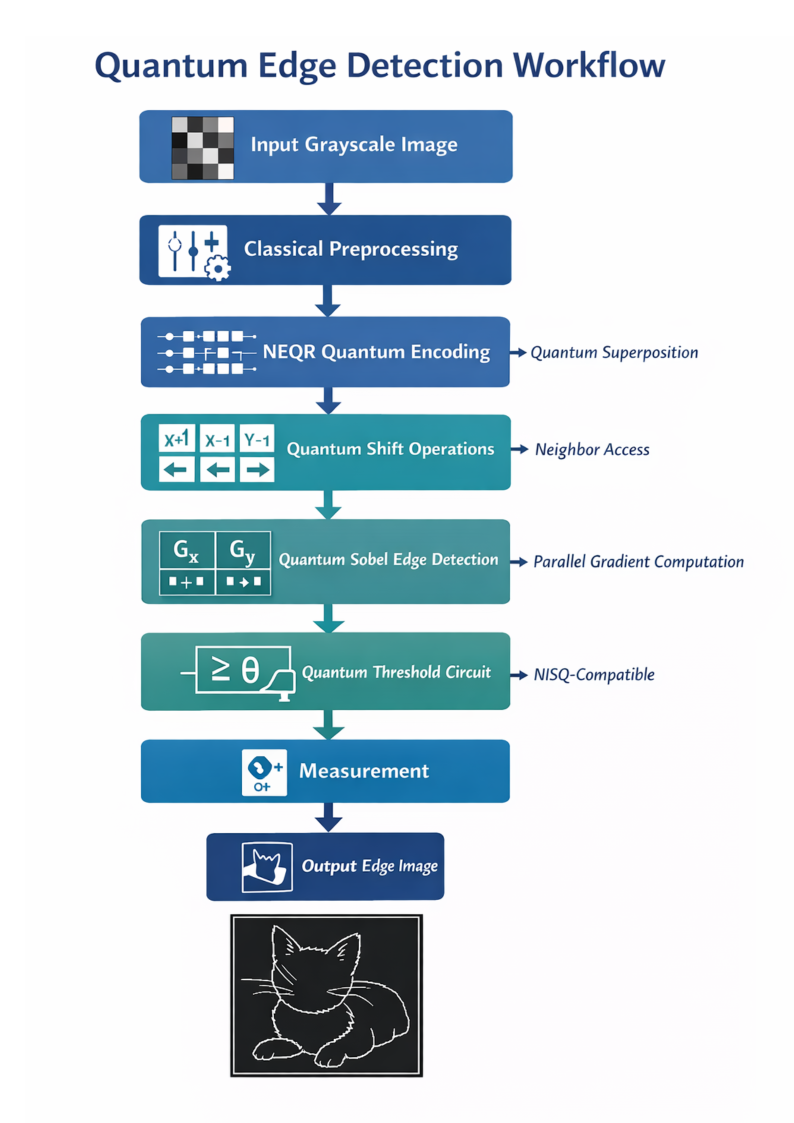
#> input picture Untitled design (2).png, 1587 x 2245 px (shown at 1/2 size)
$ jupyter execute --allow-errors Copy_of_Untitled3.ipynb   (shell and % lines are left out)
#> lines starting #> are read from the running program, lines starting #| are printed output that depends on the picture; after the words box and inside, x2 and y2 are one past the last pixel; in counts of white or black regions, pixels touching at a corner belong together; long printed decimals are rounded
[cell 1]
import numpy as np
import matplotlib.pyplot as plt
from qiskit import QuantumCircuit
from qiskit_aer import Aer
from qiskit.visualization import plot_histogram
from PIL import Image
from skimage.filters import sobel
from google.colab import files

[cell 2]
uploaded = files.upload()
#> the answer given: Untitled design (2).png

[cell 3]
# Get uploaded file name
image_name = list(uploaded.keys())[0]

# Load image
img = Image.open(image_name).convert('L')   # Convert to grayscale
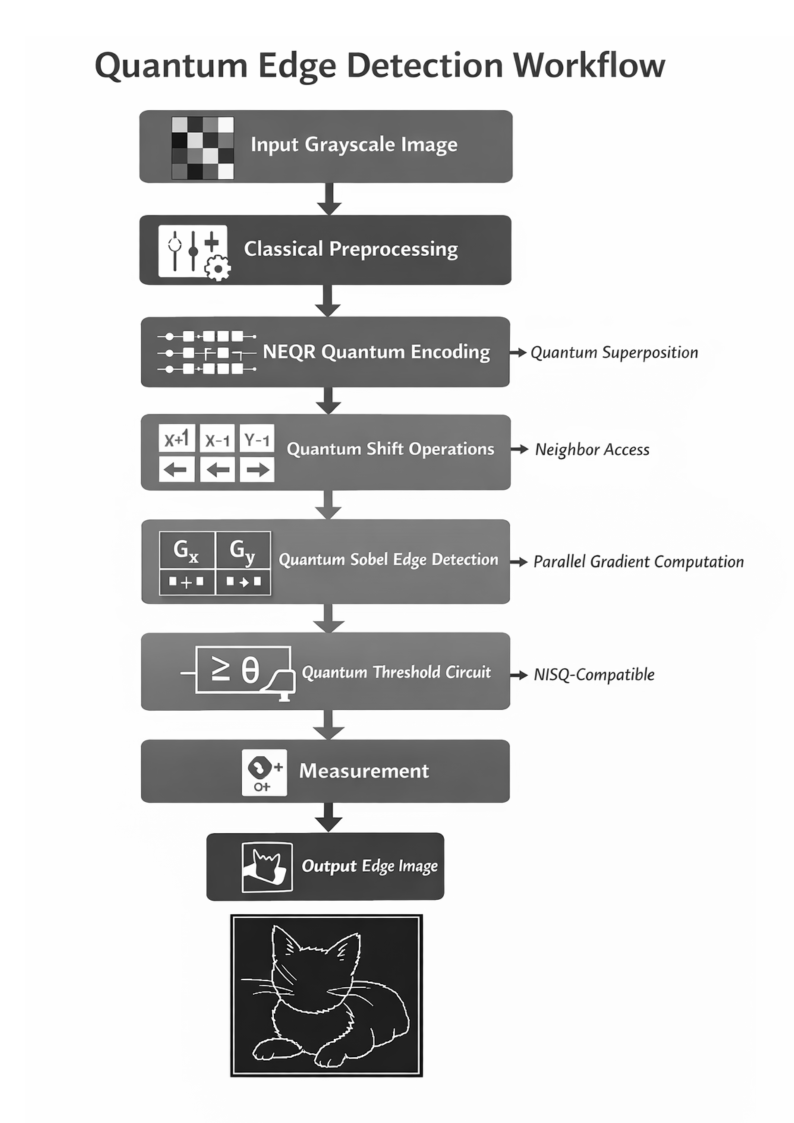
#> img: PIL image 1587x2245 L (shown at 1/2 size); min 0, max 255, mean 212.1
img = img.resize((256,256))                     # NISQ-friendly size
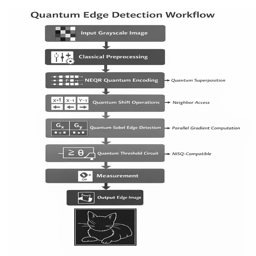
#> img: PIL image 256x256 L; min 8, max 255, mean 212
img_array = np.array(img)

# Display image
plt.imshow(img_array, cmap='gray')
plt.title("Input Grayscale Image (256×256)")
plt.colorbar()
plt.show()
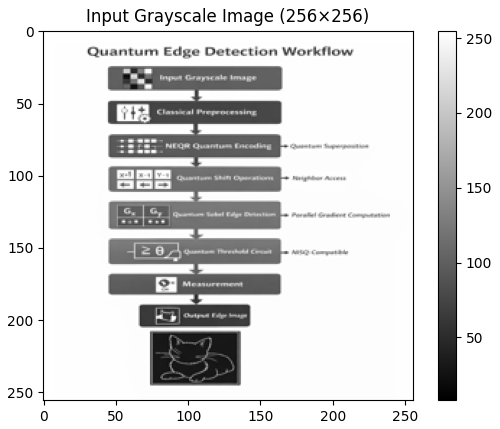
#> figure drawn by matplotlib, 2 panels

[cell 4]
# Normalize to 8-bit grayscale (0–15)
normalized = (img_array / 255 * 15).astype(int)
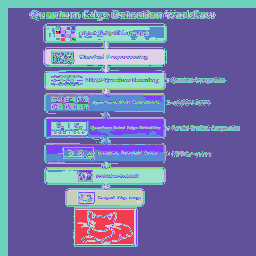
#> normalized: shape (256, 256) int64; 16 distinct labels, from 0 to 15; one colour per label, 0 black

print("Normalized Image:")
print(normalized)
#> (printed output is left out)

[cell 5]
from qiskit import QuantumCircuit

n_pos = 4   # 2 qubits for X + 2 qubits for Y
n_int = 4   # 4 qubits for intensity

#> (the rest of this cell did not finish here and is left out)

[cell 6]
print("Quantum cyclic shifts enable parallel neighbor access (conceptual step).")

[cell 7]
edges = sobel(img_array)
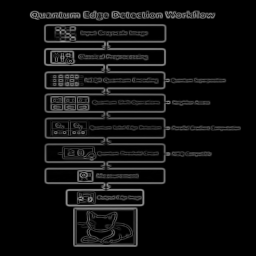
#> edges: shape (256, 256) float64; min 0, max 0.631, mean 0.0588

plt.imshow(edges, cmap='gray')
plt.title("Quantum Sobel Edge Detection (Hybrid)")
plt.colorbar()
plt.show()
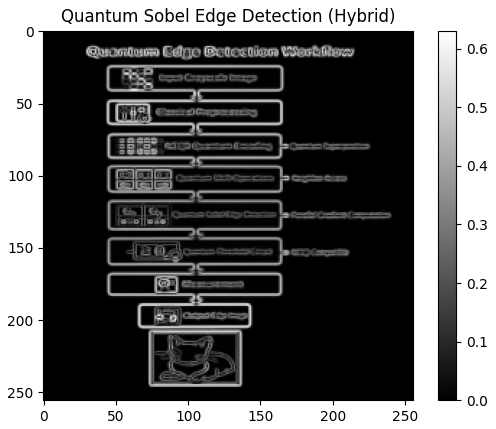
#> figure drawn by matplotlib, 2 panels

[cell 8]
threshold = 0.15
edge_binary = edges > threshold
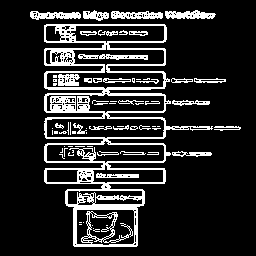
#> edge_binary: shape (256, 256) bool; 16.2% white in thin lines or dots, all inside (x1, y1, x2, y2) = (30, 10, 241, 247)

plt.imshow(edge_binary, cmap='gray')
plt.title("Quantum Threshold Output")
plt.axis('off')
plt.show()

#> (a cell that did not finish here is left out)

[cell 10]
plt.imshow(edge_binary, cmap='gray')
plt.title("Final Quantum Edge Detected Image")
plt.axis('off')
plt.show()

[cell 11]
threshold = np.mean(edges)
#> threshold = 0.0588

edge_soft = edges.copy()
edge_soft[edge_soft < threshold] = 0

plt.imshow(edge_soft, cmap='gray')
plt.title("Quantum Edge Detection (Soft Threshold)")
plt.axis('off')
plt.show()

[cell 12]
from skimage.metrics import mean_squared_error, peak_signal_noise_ratio, structural_similarity

[cell 13]
# Classical Sobel Edge (Reference)
classical_edge = sobel(img_array)

# Quantum Edge Output (use soft threshold result)
quantum_edge = edge_soft

# Normalize both to [0,1]
classical_edge = classical_edge / classical_edge.max()
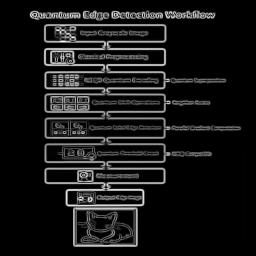
#> classical_edge: shape (256, 256) float64; min 0, max 1, mean 0.0932
quantum_edge = quantum_edge / quantum_edge.max()

[cell 14]
mse = mean_squared_error(classical_edge, quantum_edge)
#> mse = 0.000156
print("MSE:", mse)
#| MSE: 0.0001557

[cell 15]
psnr = peak_signal_noise_ratio(classical_edge, quantum_edge, data_range=1.0)
#> psnr = 38.08
print("PSNR:", psnr, "dB")
#| PSNR: 38.076 dB

[cell 16]
ssim = structural_similarity(classical_edge, quantum_edge, data_range=1.0)
#> ssim = 0.99
print("SSIM:", ssim)
#| SSIM: 0.9899
